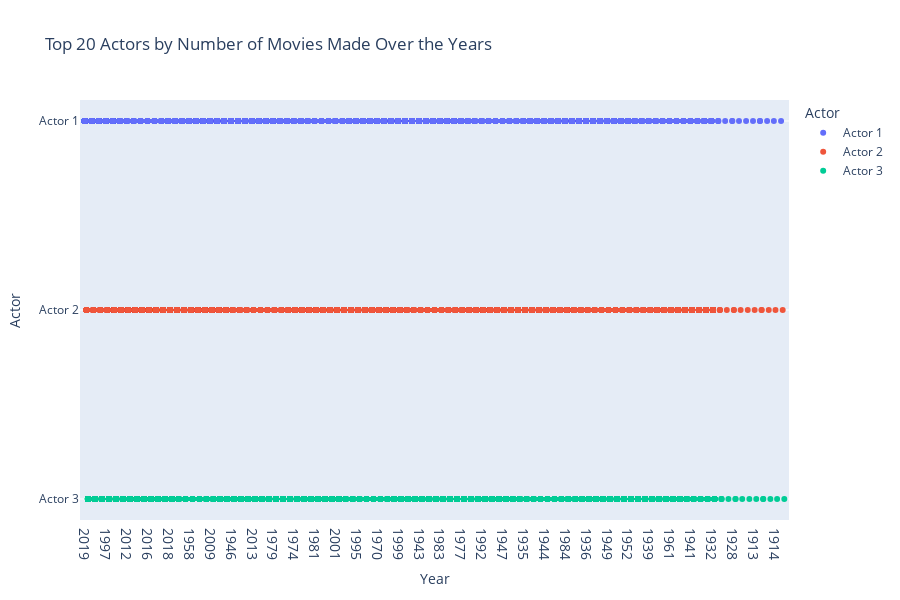

Source (notebook cell):
### Code cell
fig = px.strip(top_20_actor_df, x='Year', y='Actor', color='Actor', title='Top 20 Actors by Number of Movies Made Over the Years')
fig.update_layout(
    xaxis_tickfont_size=14,
    height=600
)
fig.show()

### Figure 1 — Plotly figure (JSON) as saved in the notebook; plotly's stock layout.template omitted (floating-point values rounded to 4 significant figures; data arrays with more than 128 entries replaced by an {"elided": "..."} marker saying what was removed)
{"data": [{"alignmentgroup": "True", "boxpoints": "all", "fillcolor": "rgba(255,255,255,0)", "hoveron": "points", "hovertemplate": "Actor=%{y}<br>Year=%{x}<extra></extra>", "legendgroup": "Actor 1", "line": {"color": "rgba(255,255,255,0)"}, "marker": {"color": "#636efa"}, "name": "Actor 1", "offsetgroup": "Actor 1", "orientation": "v", "pointpos": 0, "showlegend": true, "type": "box", "x": {"elided": "15046 str values"}, "x0": " ", "xaxis": "x", "y": {"elided": "15046 str values"}, "y0": " ", "yaxis": "y"}, {"alignmentgroup": "True", "boxpoints": "all", "fillcolor": "rgba(255,255,255,0)", "hoveron": "points", "hovertemplate": "Actor=%{y}<br>Year=%{x}<extra></extra>", "legendgroup": "Actor 2", "line": {"color": "rgba(255,255,255,0)"}, "marker": {"color": "#EF553B"}, "name": "Actor 2", "offsetgroup": "Actor 2", "orientation": "v", "pointpos": 0, "showlegend": true, "type": "box", "x": {"elided": "15046 str values"}, "x0": " ", "xaxis": "x", "y": {"elided": "15046 str values"}, "y0": " ", "yaxis": "y"}, {"alignmentgroup": "True", "boxpoints": "all", "fillcolor": "rgba(255,255,255,0)", "hoveron": "points", "hovertemplate": "Actor=%{y}<br>Year=%{x}<extra></extra>", "legendgroup": "Actor 3", "line": {"color": "rgba(255,255,255,0)"}, "marker": {"color": "#00cc96"}, "name": "Actor 3", "offsetgroup": "Actor 3", "orientation": "v", "pointpos": 0, "showlegend": true, "type": "box", "x": {"elided": "15046 str values"}, "x0": " ", "xaxis": "x", "y": {"elided": "15046 str values"}, "y0": " ", "yaxis": "y"}], "layout": {"boxmode": "group", "height": 600, "legend": {"title": {"text": "Actor"}, "tracegroupgap": 0}, "title": {"text": "Top 20 Actors by Number of Movies Made Over the Years"}, "xaxis": {"anchor": "y", "domain": [0, 1], "tickfont": {"size": 14}, "title": {"text": "Year"}}, "yaxis": {"anchor": "x", "categoryarray": ["Actor 3", "Actor 2", "Actor 1"], "categoryorder": "array", "domain": [0, 1], "title": {"text": "Actor"}}}}
